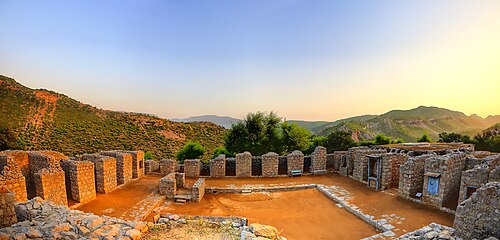
#> input picture pmw-heritage-showcase-archive/assets/taxila/jaulian-monastery-taxila.jpg, 500 x 240 px, found by its file name
$ python build_mesh.py   (older library calls are emulated)
#> lines starting #> are read from the running program, lines starting #| are printed output that depends on the picture; after the words box and inside, x2 and y2 are one past the last pixel; in counts of white or black regions, pixels touching at a corner belong together
"""
Final Sprint 2: Build / Research Proof
PMW Internship 2026, AI-Based 3D Reconstruction Track, Week 7

Extends the validated Jaulian monastery point cloud with a real triangulated
mesh, the first item under "Next Improvements" in the Final Sprint 1 case
study: turning the point cloud into a viewable surface instead of only points.

Step 1 regenerates the exact same heuristic depth field used in
week3-3d-reconstruction/build_ply_reconstruction.py and cross-checks the
result against that already-committed, already-validated .ply file before
building anything new on top of it.

Steps 2 to 4 are a real, measured debugging pass, kept in the script rather
than smoothed over, because the first mesh built here rendered as a spiky,
"furry" mess even though it validated cleanly (0 degenerate triangles, 0
non-manifold edges):

  Attempt 1 (grid step 2, no smoothing): visibly spiky. Measuring adjacent-
  cell depth differences showed why: the depth heuristic's Sobel
  edge_strength term reacts to fine image texture (stone joints, shadow
  speckle), not just true depth structure, so a large share of neighboring
  grid cells differ by a small but real amount purely from texture noise. A
  point cloud never shows this (floating points don't reveal how far off
  their neighbors are), but a mesh connects every neighbor into a triangle,
  turning that per-pixel noise into visible ridge geometry.

  Attempt 2 (grid step 2, Gaussian smoothing sigma=1.5): measurably reduced
  the jitter (95th percentile roughly halved), but the render barely
  changed. Sweeping the depth-jump connectivity threshold from 0.30 down to
  0.03 (cutting more than half the triangles) did not fix it either. Both
  results together show the roughness is not a handful of large outlier
  jumps a threshold can cut, it is small, pervasive noise across nearly
  every grid cell, which no per-quad threshold removes without gutting the
  whole mesh.

  Attempt 3, the one actually shipped below: sample the mesh on a coarser
  grid (every 6th pixel instead of every 2nd, distinct from the point
  cloud's own step, which stays at 2 so the cross-check above stays valid)
  combined with stronger smoothing (sigma=3.0). Each mesh vertex now
  represents an average over a larger patch of the noisy depth field, which
  measurably and visibly reduces the roughness. It does not fully remove
  it: some fine ridging is still visible on close inspection, and that is
  reported honestly in the README rather than hidden, along with the real
  reason it remains (the underlying heuristic has no true smoothness
  guarantee at pixel scale) and the concrete fix already flagged in the
  Final Sprint 1 case study (a trained monocular depth network like MiDaS
  would not have this problem).
"""
import os
from collections import Counter

import cv2
import numpy as np
from scipy.ndimage import gaussian_filter

SCRIPT_DIR = os.path.dirname(os.path.abspath(__file__))
SOURCE_PHOTO = os.path.join(SCRIPT_DIR, '..', 'ml-viz-ar-capture3d', 'source', 'jaulian-monastery-taxila.jpg')
ORIGINAL_PLY = os.path.join(SCRIPT_DIR, '..', 'week3-3d-reconstruction', 'output', 'jaulian_monastery_taxila.ply')
OUT_DIR = os.path.join(SCRIPT_DIR, 'output')
os.makedirs(OUT_DIR, exist_ok=True)

# --- Step 1: regenerate the exact same heuristic depth field -------------
# Identical math to build_ply_reconstruction.py on purpose, so the vertex
# positions below can be cross-checked against the already-committed point
# cloud rather than just trusted as "should be the same."
photo_bgr = cv2.imread(SOURCE_PHOTO)
#> photo_bgr is the input picture: shape (240, 500, 3); mean B, G, R 132.7, 150, 166.8
photo_rgb = cv2.cvtColor(photo_bgr, cv2.COLOR_BGR2RGB)
gray = cv2.cvtColor(photo_bgr, cv2.COLOR_BGR2GRAY)
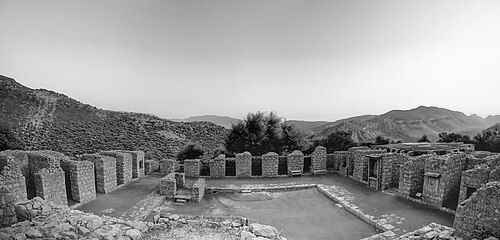
#> gray: shape (240, 500); min 0, max 253, mean 153
img_h, img_w = gray.shape
#> img_h = 240; img_w = 500
print(f"Loaded source photo: {img_w}x{img_h}")
#| Loaded source photo: 500x240

sobel_x = cv2.Sobel(gray, cv2.CV_64F, 1, 0, ksize=3)
sobel_y = cv2.Sobel(gray, cv2.CV_64F, 0, 1, ksize=3)
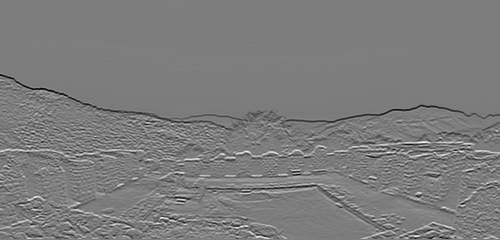
#> sobel_y: shape (240, 500) float64; min -799, max 829, mean -1.5; drawn with min black and max white
grad_mag = np.sqrt(sobel_x ** 2 + sobel_y ** 2)

hsv = cv2.cvtColor(photo_bgr, cv2.COLOR_BGR2HSV)
#> hsv: shape (240, 500, 3); mean H, S, V 45.8, 106.6, 183.3
brightness = hsv[:, :, 2].astype(np.float32)
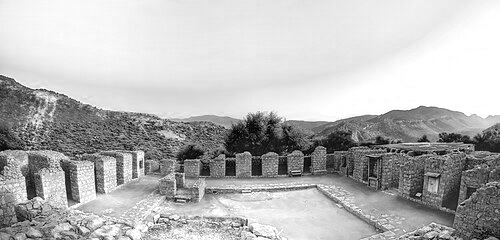
#> brightness: shape (240, 500) float32; min 0, max 255, mean 183.3
sky_mask = brightness > 205
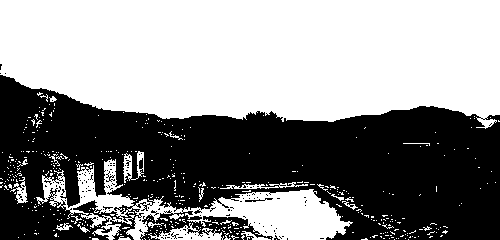
#> sky_mask: shape (240, 500) bool; 55.3% white; 136 black regions (133 under 20 px), largest, box (x1, y1, x2, y2) and area: (0, 75, 500, 240) 53247, (245, 198, 273, 202) 45, (106, 171, 115, 182) 32

row_norm = np.linspace(0, 1, img_h).reshape(-1, 1)
#> row_norm = 240 values from 0 to 1
row_norm = np.repeat(row_norm, img_w, axis=1)
edge_strength = grad_mag / grad_mag.max()
depth_heuristic = 5.0 - 2.0 * row_norm - 0.6 * edge_strength
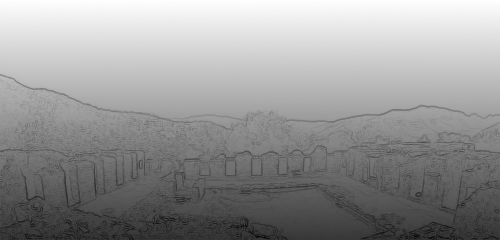
#> depth_heuristic: shape (240, 500) float64; min 2.43, max 5, mean 3.94; drawn with min black and max white
depth_heuristic = np.clip(depth_heuristic, 2.0, 5.0)
depth_heuristic[sky_mask] = np.nan

focal = 400.0
cx, cy = img_w / 2.0, img_h / 2.0
#> cx = 250; cy = 120

POINT_CLOUD_STEP = 2  # matches the already-committed point cloud exactly
pc_ys, pc_xs = np.mgrid[0:img_h:POINT_CLOUD_STEP, 0:img_w:POINT_CLOUD_STEP]
pc_depths = depth_heuristic[0:img_h:POINT_CLOUD_STEP, 0:img_w:POINT_CLOUD_STEP]
pc_colors_grid = photo_rgb[0:img_h:POINT_CLOUD_STEP, 0:img_w:POINT_CLOUD_STEP]
pc_valid = ~np.isnan(pc_depths)
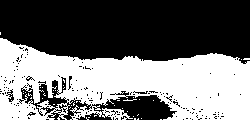
#> pc_valid: shape (120, 250) bool; 44.6% white; 41 white regions (40 under 20 px), largest, box (x1, y1, x2, y2) and area: (0, 38, 250, 120) 13268

pc_x3d = (pc_xs - cx) * pc_depths / focal
pc_y3d = -(pc_ys - cy) * pc_depths / focal
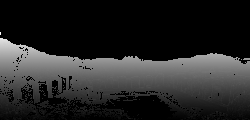
#> pc_y3d: shape (120, 250) float64; 55.42% of the values are NaN or infinite; the others: min -0.886, max 0.625, mean -0.384; drawn with min black, max white, NaN and infinite black
pc_z3d = pc_depths

pc_flat_valid = pc_valid.ravel()
new_xyz = np.stack([
    pc_x3d.ravel()[pc_flat_valid],
    pc_y3d.ravel()[pc_flat_valid],
    pc_z3d.ravel()[pc_flat_valid],
], axis=1)
print(f"Regenerated {len(new_xyz)} points on a {pc_depths.shape[0]}x{pc_depths.shape[1]} sampling grid (step={POINT_CLOUD_STEP})")
#| Regenerated 13375 points on a 120x250 sampling grid (step=2)


# --- Step 2: cross-check against the already-committed point cloud -------
def load_ply_points(path):
#> (the run stopped early here; a loop or call above may not have finished)
